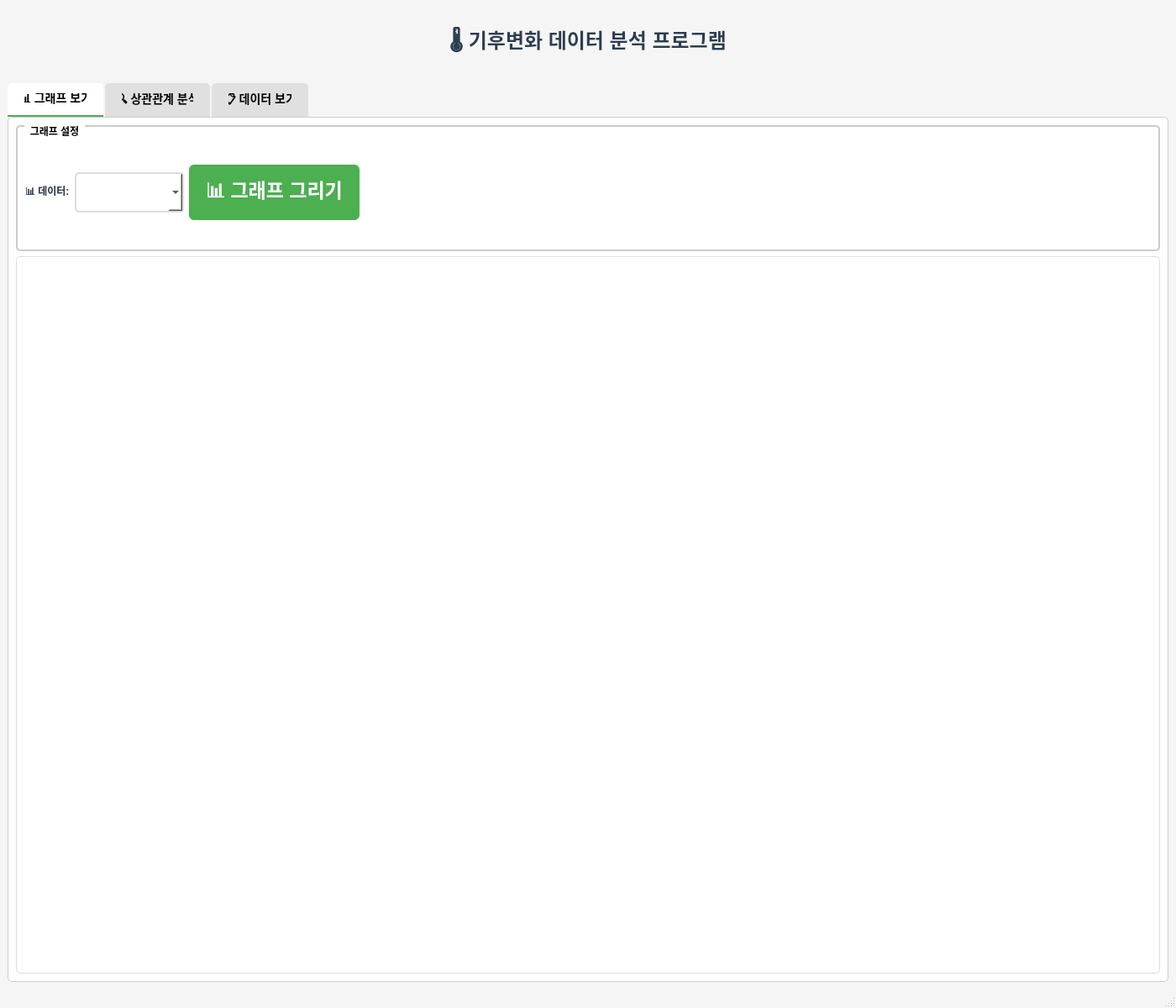
<?xml version="1.0" encoding="UTF-8"?>
<ui version="4.0">
 <class>MainWindow</class>
 <widget class="QMainWindow" name="MainWindow">
  <property name="geometry">
   <rect>
    <x>0</x>
    <y>0</y>
    <width>1400</width>
    <height>1200</height>
   </rect>
  </property>
  <property name="windowTitle">
   <string>기후변화 데이터 분석 프로그램</string>
  </property>
  <property name="styleSheet">
   <string>QMainWindow {
    background-color: #f5f5f5;
    font-family: 'Segoe UI', Arial, sans-serif;
}
QPushButton {
    background-color: #4CAF50;
    color: white;
    border: none;
    padding: 12px 20px;
    font-size: 23px;
    font-weight: bold;
    border-radius: 6px;
    min-height: 20px;
}
QPushButton:hover {
    background-color: #45a049;
    box-shadow: 0 2px 4px rgba(0,0,0,0.2);
}
QComboBox {
    padding: 8px 12px;
    font-size: 23px;
    border: 2px solid #ddd;
    border-radius: 5px;
    background-color: white;
    min-height: 20px;
    color: black;  /* 텍스트 색상 명시 */
}

QComboBox:hover {
    border: 2px solid #4CAF50;
    background-color: #f8f8f8;
    color: black;  /* hover 시에도 텍스트 색상 유지 */
}

QComboBox:focus {
    border: 2px solid #4CAF50;
    background-color: white;
    color: black;
}

/* 드롭다운 리스트 스타일 */
QComboBox QAbstractItemView {
    border: 1px solid #ddd;
    background-color: white;
    color: black;
    selection-background-color: #e3f2fd;
    selection-color: black;
}

QComboBox QAbstractItemView::item {
    padding: 8px;
    color: black;
}

QComboBox QAbstractItemView::item:hover {
    background-color: #e3f2fd;
    color: black;
}

QComboBox QAbstractItemView::item:selected {
    background-color: #4CAF50;
    color: white;
}
QTabWidget::pane {
    border: 1px solid #ccc;
    background-color: white;
    border-radius: 5px;
}
QTabBar::tab {
    background-color: #e0e0e0;
    padding: 12px 20px;
    margin-right: 2px;
    border-top-left-radius: 5px;
    border-top-right-radius: 5px;
    font-size: 14px;
    font-weight: bold;
}
QTabBar::tab:selected {
    background-color: white;
    border-bottom: 2px solid #4CAF50;
}
QGroupBox {
    font-weight: bold;
    border: 2px solid #ccc;
    border-radius: 5px;
    margin-top: 1ex;
    padding-top: 10px;
}
QGroupBox::title {
    subcontrol-origin: margin;
    left: 10px;
    padding: 0 5px 0 5px;
}</string>
  </property>
  <widget class="QWidget" name="centralwidget">
   <layout class="QVBoxLayout" name="main_layout">
    <item>
     <widget class="QLabel" name="title_label">
      <property name="text">
       <string>🌡️ 기후변화 데이터 분석 프로그램</string>
      </property>
      <property name="styleSheet">
       <string>font-size: 24px;
font-weight: bold;
color: #2c3e50;
padding: 20px;
text-align: center;</string>
      </property>
      <property name="alignment">
       <set>Qt::AlignCenter</set>
      </property>
     </widget>
    </item>
    <item>
     <widget class="QTabWidget" name="tab_widget">
      <property name="currentIndex">
       <number>0</number>
      </property>
      <widget class="QWidget" name="graph_tab">
       <attribute name="title">
        <string>📊 그래프 보기</string>
       </attribute>
       <layout class="QVBoxLayout" name="graph_layout">
        <item>
         <widget class="QGroupBox" name="graph_control_group">
            <property name="title">
                <string>그래프 설정</string>
            </property>
            <property name="minimumSize">
                <size>
                    <width>800</width>
                    <height>120</height>
                </size>
            </property>
            <property name="maximumSize">
                <size>
                    <width>16777215</width>
                    <height>150</height>
                </size>
            </property>
          <layout class="QGridLayout" name="graph_control_layout">
           <item row="0" column="0">
            <widget class="QLabel" name="graph_data_label">
             <property name="text">
              <string>📊 데이터:</string>
             </property>
             <property name="styleSheet">
              <string>font-weight: bold; color: #2c3e50;</string>
             </property>
            </widget>
           </item>
           <item row="0" column="1">
            <widget class="QComboBox" name="graph_data_combo"/>
           </item>
           <item row="0" column="2">
            <widget class="QPushButton" name="graph_plot_button">
             <property name="text">
              <string>📊 그래프 그리기</string>
             </property>
            </widget>
           </item>
           <item row="0" column="3">
            <spacer name="graph_spacer">
             <property name="orientation">
              <enum>Qt::Horizontal</enum>
             </property>
             <property name="sizeHint" stdset="0">
              <size>
               <width>40</width>
               <height>20</height>
              </size>
             </property>
            </spacer>
           </item>
          </layout>
         </widget>
        </item>
        <item>
         <widget class="QWidget" name="graph_canvas_widget" native="true">
          <property name="minimumSize">
           <size>
            <width>800</width>
            <height>600</height>
           </size>
          </property>
          <property name="styleSheet">
           <string>background-color: white; border: 1px solid #ddd; border-radius: 5px;</string>
          </property>
         </widget>
        </item>
       </layout>
      </widget>
      <widget class="QWidget" name="analysis_tab">
       <attribute name="title">
        <string>🔍 상관관계 분석</string>
       </attribute>
       <layout class="QVBoxLayout" name="analysis_layout">
        <item>
         <widget class="QGroupBox" name="analysis_control_group">
          <property name="title">
           <string>분석할 데이터 선택</string>
          </property>
          <layout class="QGridLayout" name="analysis_control_layout">
           <item row="0" column="0">
            <widget class="QLabel" name="x_data_label">
             <property name="text">
              <string>X축 데이터:</string>
             </property>
            </widget>
           </item>
           <item row="0" column="1">
            <widget class="QComboBox" name="x_data_combo"/>
           </item>
           <item row="0" column="2">
            <widget class="QComboBox" name="x_column_combo"/>
           </item>
           <item row="1" column="0">
            <widget class="QLabel" name="y_data_label">
             <property name="text">
              <string>Y축 데이터:</string>
             </property>
            </widget>
           </item>
           <item row="1" column="1">
            <widget class="QComboBox" name="y_data_combo"/>
           </item>
           <item row="1" column="2">
            <widget class="QComboBox" name="y_column_combo"/>
           </item>
           <item row="2" column="0" colspan="3">
            <widget class="QPushButton" name="analyze_button">
             <property name="text">
              <string>🔍 상관관계 분석하기</string>
             </property>
            </widget>
           </item>
          </layout>
         </widget>
        </item>
        <item>
         <layout class="QHBoxLayout" name="analysis_result_layout">
          <item>
           <widget class="QWidget" name="analysis_canvas_widget" native="true">
            <property name="minimumSize">
             <size>
              <width>600</width>
              <height>400</height>
             </size>
            </property>
            <property name="styleSheet">
             <string>background-color: white; border: 1px solid #ddd; border-radius: 5px;</string>
            </property>
           </widget>
          </item>
          <item>
           <widget class="QTextEdit" name="result_text">
            <property name="maximumSize">
             <size>
              <width>300</width>
              <height>16777215</height>
             </size>
            </property>
            <property name="styleSheet">
             <string>border: 1px solid #ddd; border-radius: 5px; padding: 10px;</string>
            </property>
           </widget>
          </item>
         </layout>
        </item>
       </layout>
      </widget>
      <widget class="QWidget" name="data_tab">
       <attribute name="title">
        <string>📋 데이터 보기</string>
       </attribute>
       <layout class="QVBoxLayout" name="data_layout">
        <item>
         <widget class="QWidget" name="control_panel" native="true">
          <layout class="QHBoxLayout" name="control_layout">
           <item>
            <widget class="QLabel" name="data_label">
             <property name="text">
              <string>📁 데이터 선택:</string>
             </property>
             <property name="styleSheet">
              <string>font-weight: bold; color: #2c3e50;</string>
             </property>
            </widget>
           </item>
           <item>
            <widget class="QComboBox" name="data_combo"/>
           </item>
           <item>
            <widget class="QPushButton" name="refresh_button">
             <property name="text">
              <string>🔄 새로고침</string>
             </property>
            </widget>
           </item>
           <item>
            <spacer name="horizontalSpacer">
             <property name="orientation">
              <enum>Qt::Horizontal</enum>
             </property>
             <property name="sizeHint" stdset="0">
              <size>
               <width>10</width>
               <height>20</height>
              </size>
             </property>
            </spacer>
           </item>
           <item>
            <widget class="QPushButton" name="export_button">
             <property name="text">
              <string>💾 CSV로 내보내기</string>
             </property>
            </widget>
           </item>
          </layout>
         </widget>
        </item>
        <item>
         <widget class="QTableWidget" name="data_table">
          <property name="styleSheet">
           <string>QTableWidget {
    border: 1px solid #ddd;
    border-radius: 5px;
    background-color: white;
    gridline-color: #eee;
    selection-background-color: #e3f2fd;
}
QHeaderView::section {
    background-color: #f8f9fa;
    padding: 8px;
    border: 1px solid #dee2e6;
    font-weight: bold;
    color: #495057;
}</string>
          </property>
          <property name="alternatingRowColors">
           <bool>true</bool>
          </property>
          <property name="sortingEnabled">
           <bool>true</bool>
          </property>
         </widget>
        </item>
        <item>
         <widget class="QLabel" name="status_label">
          <property name="text">
           <string>데이터를 선택하세요.</string>
          </property>
          <property name="styleSheet">
           <string>color: #666; font-style: italic; padding: 10px;</string>
          </property>
         </widget>
        </item>
       </layout>
      </widget>
     </widget>
    </item>
   </layout>
  </widget>
  <widget class="QMenuBar" name="menubar">
   <property name="geometry">
    <rect>
     <x>0</x>
     <y>0</y>
     <width>1400</width>
     <height>22</height>
    </rect>
   </property>
  </widget>
  <widget class="QStatusBar" name="statusbar"/>
 </widget>
 <resources/>
 <connections/>
</ui>
